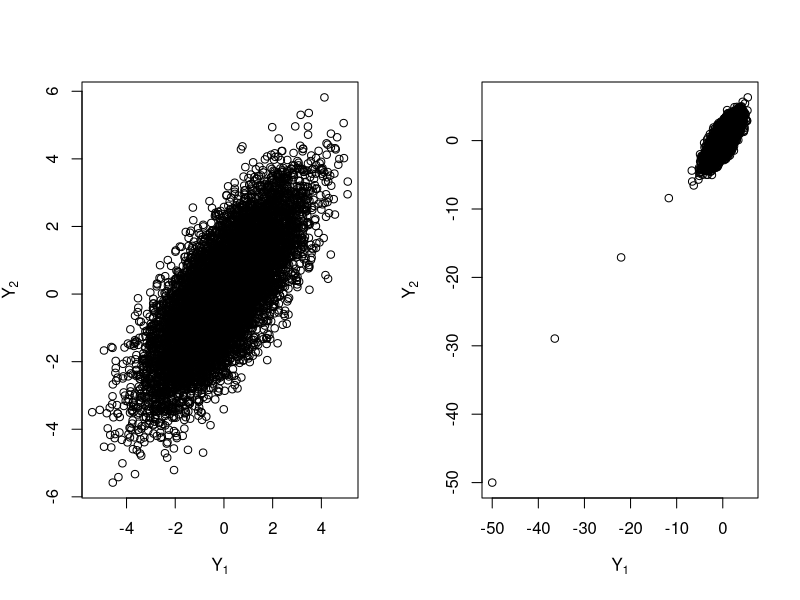
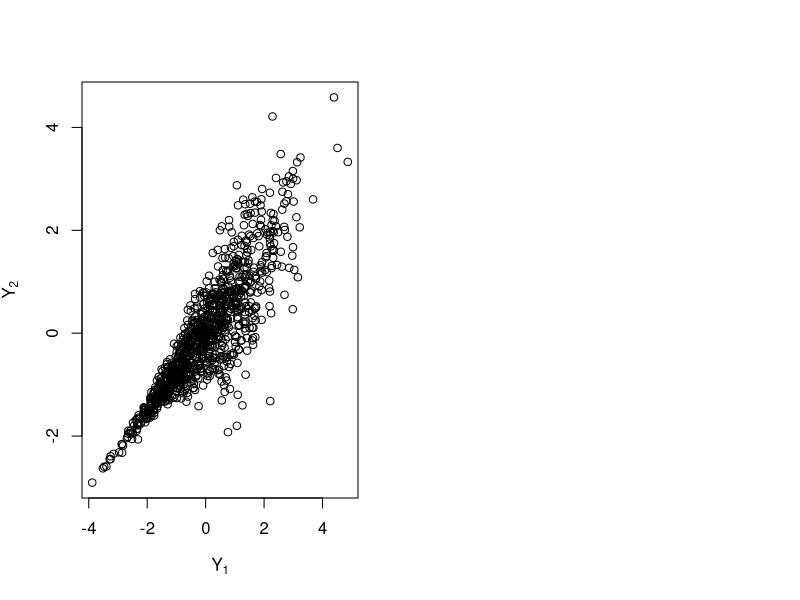

R code for these plots, in order:
# Script: Gibbs_Sampling_Normal.R
# Description: This script implements Gibbs sampling for a bivariate normal distribution.

# Flag to control PDF generation
generate_pdf <- FALSE  # Set to TRUE to save plots

# Function to perform Gibbs sampling
gibbs_sampler <- function(n_iter, init_y, custom_sd = FALSE) {
  Y <- matrix(NA, n_iter, 2)
  Y[1, ] <- init_y
  
  for (i in 2:n_iter) {
    for (j in 1:2) {
      if (j == 1) {
        Y[i, j] <- rnorm(1, mean = 0.75 * Y[i - 1, 2])
      } else {
        if (custom_sd) {
          Y[i, j] <- rnorm(1, mean = 0.75 * Y[i, 1], 
                           sd = exp(Y[i, 1]) / (1 + exp(Y[i, 1])))
        } else {
          Y[i, j] <- rnorm(1, mean = 0.75 * Y[i, 1])
        }
      }
    }
  }
  
  return(Y)
}

# First Gibbs sampling run
Y1 <- gibbs_sampler(10000, c(0, 0))

# Second Gibbs sampling run with different initialization
Y2 <- gibbs_sampler(10000, c(-50, -50))

# Plot 1: First Gibbs sampling run
if (generate_pdf) pdf("Gibbs-Normal.pdf", width = 8, height = 4)
par(mfrow = c(1, 2))
plot(Y1, ylab = expression(Y[2]), xlab = expression(Y[1]))
plot(Y2, ylab = expression(Y[2]), xlab = expression(Y[1]))
if (generate_pdf) dev.off()

# Third Gibbs sampling run with different variance in second variable
Y3 <- gibbs_sampler(1000, c(0, 0), custom_sd = TRUE)

# Plot 2: Gibbs sampling with different variance
if (generate_pdf) pdf("Gibbs-Normal-1.pdf", width = 4, height = 4)
plot(Y3, ylab = expression(Y[2]), xlab = expression(Y[1]))
if (generate_pdf) dev.off()
